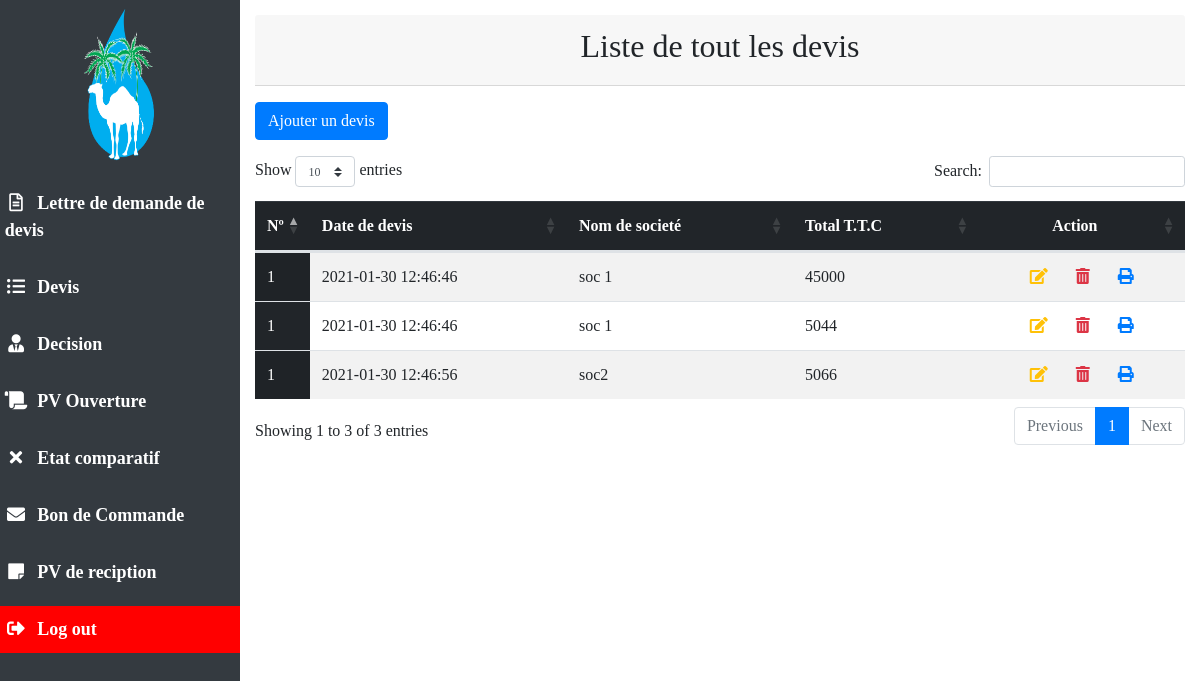
/dashboard.php?pageName=Devis (signed in), run on the app's committed database.
### tables this page shows
CREATE TABLE `lignecommandetb` (
  `ID_cmd` int(11) NOT NULL,
  `ref_produit` int(11) NOT NULL,
  `qte` int(11) NOT NULL
);

CREATE TABLE `commandetb` (
  `ID_cmd` int(11) NOT NULL,
  `numero_cmd` int(11) NOT NULL,
  `date_cmd` varchar(25) DEFAULT NULL,
  `ID_f` int(11) NOT NULL,
  `ID_marche` int(11) NOT NULL
);

CREATE TABLE `fournisseurtb` (
  `ID_f` int(11) NOT NULL,
  `nomF` varchar(50) DEFAULT NULL,
  `adrF` varchar(255) DEFAULT NULL,
  `telF` varchar(25) DEFAULT NULL
);

CREATE TABLE `produittb` (
  `ref_produit` int(11) NOT NULL,
  `designation_produit` varchar(500) DEFAULT NULL,
  `pu` float DEFAULT NULL,
  `ID_u` int(11) NOT NULL
);

### pages/Devis.php (the view, shortened to what this page needs)
<div class="table-responsive">
	<div class="card-header text-center mb-3">
		<h2>Liste de tout les devis</h2>
	</div>
	<div class="mb-3">
		<a href="pages/AddNewDevis.php" class="btn btn-primary">Ajouter un devis</a>
	</div>
	<table id="example" class="table table-striped">
		<thead class="table-dark">
			<tr>
				<th style="width: 5%;">Nº</th>
				<th>Date de devis</th>
				<th>Nom de societé</th>
				<th>Total T.T.C</th>
				<th class="text-center">Action</th>
			</tr>
		</thead>
		<tbody>
			<?php
			global $connectDB;
			$sql="SELECT * FROM lignecommandetb INNER JOIN commandetb ON lignecommandetb.ID_cmd=commandetb.ID_cmd
			INNER JOIN produittb ON lignecommandetb.ref_produit=produittb.ref_produit
			INNER JOIN fournisseurtb ON commandetb.ID_f=fournisseurtb.ID_f
			";
			$stmtAffiche=$connectDB->query($sql);
			while ($dataRows = $stmtAffiche->fetch()) {
				$idcmd=$dataRows['ID_cmd'];
				$num_cmd=$dataRows['numero_cmd'];
				$datecmd=$dataRows['date_cmd'];
				$nomSoc=$dataRows['nomF'];
				$ttc=$dataRows['pu'] * $dataRows['qte']+5000;
			?>
			<tr>
				<td class="table-dark"><?php echo $num_cmd; ?></td>
				<td><?php echo $datecmd; ?></td>
				<td><?php echo $nomSoc; ?></td>
				<td><?php echo $ttc; ?></td>
				<td class="text-center">
					<a class="mr-4" href="pages/editeDevis.php?page=<?php echo $idcmd; ?>"><i class="fas fa-edit text-warning"></i></a>
					<a class="mr-4" href="pages/deleteDevis.php?page=<?php echo $idcmd; ?>"><i class="fas fa-trash-alt text-danger"></i></a>
					<a href="pages/printDevis.php?page=<?php echo $idcmd; ?>"><i class="fas fa-print text-primary"></i></a>
				</td>
			</tr>
			<?php } ?>
		</tbody>
	</table>
</div>

### css/style.css (style rules this page uses)
*, html, body { margin: 0; padding: 0; box-sizing: border-box; font-family: "Montserrat"; }

### data on the page
lignecommandetb: ID_cmd.numero_cmd "1", ID_cmd.date_cmd "2021-01-30 12:46:46", fournisseurtb.nomF "soc 1", ttc "45000"
lignecommandetb: ID_cmd.numero_cmd "1", ID_cmd.date_cmd "2021-01-30 12:46:46", fournisseurtb.nomF "soc 1", ttc "5044"
lignecommandetb: ID_cmd.numero_cmd "1", ID_cmd.date_cmd "2021-01-30 12:46:56", fournisseurtb.nomF "soc2", ttc "5066"
